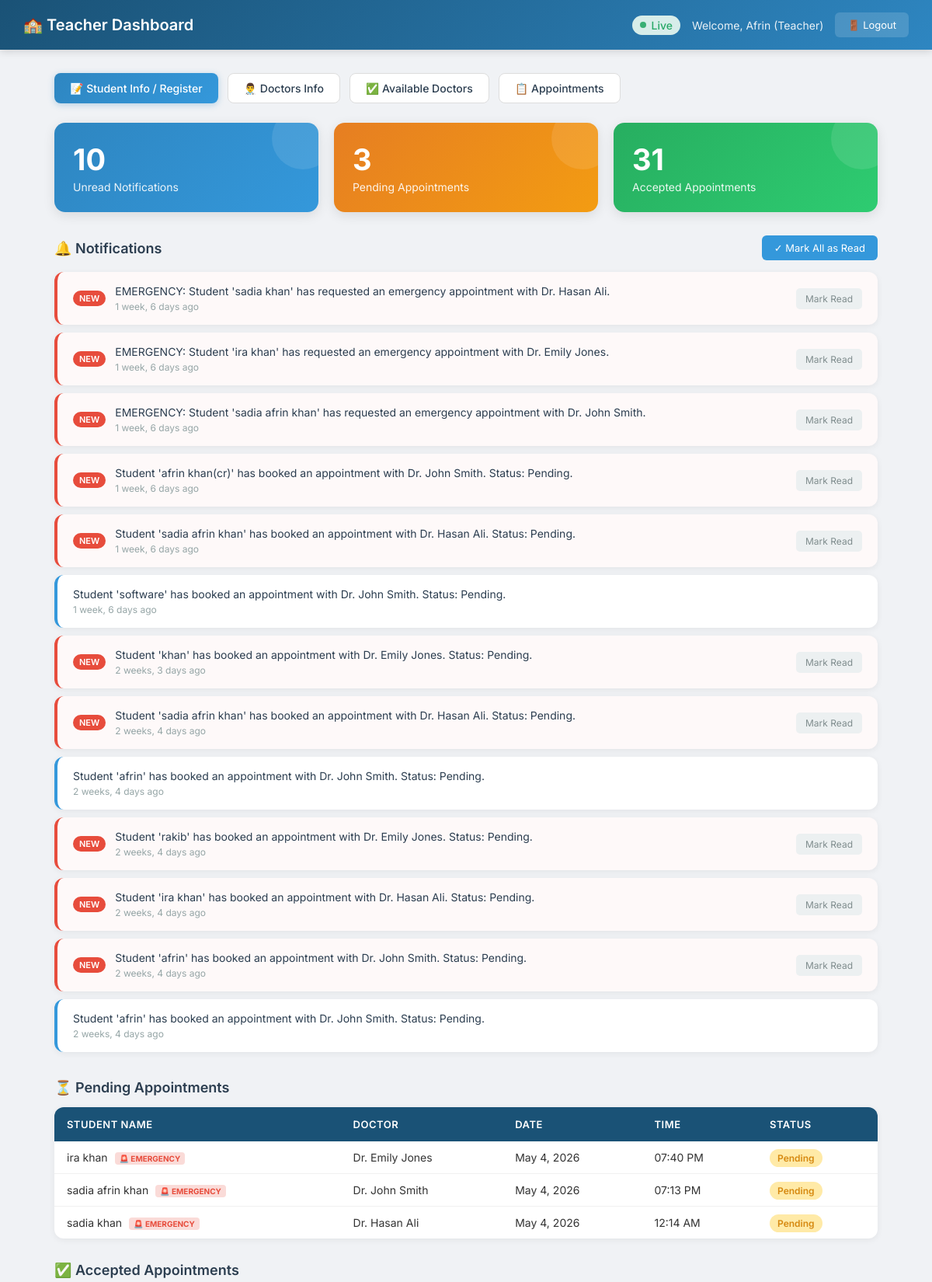
The page /teacher/ (signed in, upper part) on the database its author committed.
### users/models.py (models this page shows, shortened)
class User(AbstractUser):
    ROLE_CHOICES = [
        ('admin', 'Admin'),
        ('doctor', 'Doctor'),
        ('patient', 'Patient'),
        ('accountant', 'Accountant'),
        ('teacher', 'Teacher'),
    ]
    role = models.CharField(max_length=20, choices=ROLE_CHOICES, default='patient')

class Notification(models.Model):
    user = models.ForeignKey(User, on_delete=models.CASCADE, related_name='notifications')
    message = models.TextField()
    is_read = models.BooleanField(default=False)
    created_at = models.DateTimeField(auto_now_add=True)

class Appointment(models.Model):
    STATUS_CHOICES = [
        ('pending', 'Pending'),
        ('accepted', 'Accepted'),
        ('completed', 'Completed'),
        ('cancelled', 'Cancelled')
    ]
    patient = models.ForeignKey(Patient, on_delete=models.CASCADE, related_name='appointments')
    doctor = models.ForeignKey(Doctor, on_delete=models.CASCADE, related_name='appointments')
    date = models.DateField()
    time = models.TimeField()
    status = models.CharField(max_length=20, choices=STATUS_CHOICES, default='pending')
    is_emergency = models.BooleanField(default=False)
    created_at = models.DateTimeField(auto_now_add=True)

class Patient(models.Model):
    user = models.OneToOneField(User, on_delete=models.CASCADE, related_name='patient_profile')
    age = models.PositiveIntegerField(null=True, blank=True)
    gender = models.CharField(max_length=10, choices=[('male', 'Male'), ('female', 'Female'), ('other', 'Other')], null=True, blank=True)
    phone = models.CharField(max_length=15, null=True, blank=True)
    address = models.TextField(null=True, blank=True)
    medical_history = models.TextField(null=True, blank=True)

class Doctor(models.Model):
    user = models.OneToOneField(User, on_delete=models.CASCADE, related_name='doctor_profile')
    specialization = models.CharField(max_length=100)

### users/views.py (the view)
# urls.py: path('teacher/', views.teacher_dashboard, name='teacher_dashboard'),
@login_required(login_url='login')
def teacher_dashboard(request):
    if request.user.role != 'teacher':
        messages.error(request, "Only teachers can access this page.")
        return redirect('dashboard')
    notifications = Notification.objects.filter(user=request.user).order_by('-created_at')
    unread_count = notifications.filter(is_read=False).count()
    pending_appointments = Appointment.objects.filter(status='pending').order_by('-date', '-time')
    accepted_appointments = Appointment.objects.filter(status='accepted').order_by('-date', '-time')
    context = {
        'notifications': notifications,
        'unread_count': unread_count,
        'pending_appointments': pending_appointments,
        'accepted_appointments': accepted_appointments,
    }
    return render(request, 'teacher_dashboard.html', context)

### users/templates/teacher_dashboard.html (shortened to what this page needs)
<!DOCTYPE html>
<html lang="en">
<head>
</head>
<body>
<div class="navbar">
    <h2>🏫 Teacher Dashboard</h2>
    <div class="user-info">
        <span class="live-indicator"><span class="live-dot"></span> Live</span>
        <span>Welcome, {{ user.first_name|default:user.username }} (Teacher)</span>
        <a href="{% url 'logout' %}" class="logout-btn">🚪 Logout</a>
    </div>
</div>
<div class="container">
    <div class="quick-actions">
        <a href="{% url 'register_patient' %}" class="quick-action-btn primary">📝 Student Info / Register</a>
        <a href="{% url 'doctors_list' %}" class="quick-action-btn secondary">👨‍⚕️ Doctors Info</a>
        <a href="{% url 'available_doctors' %}" class="quick-action-btn secondary">✅ Available Doctors</a>
        <a href="{% url 'requested_appointments' %}" class="quick-action-btn secondary">📋 Appointments</a>
    </div>
    <div class="stats">
        <div class="stat-card blue">
            <div class="number" id="unread-count">{{ unread_count }}</div>
            <div class="label">Unread Notifications</div>
        </div>
        <div class="stat-card orange">
            <div class="number">{{ pending_appointments|length }}</div>
            <div class="label">Pending Appointments</div>
        </div>
        <div class="stat-card green">
            <div class="number">{{ accepted_appointments|length }}</div>
            <div class="label">Accepted Appointments</div>
        </div>
    </div>
    <div class="notifications-list">
        <div class="section-header">
            <h3>🔔 Notifications</h3>
            {% if unread_count > 0 %}
            <a href="{% url 'mark_all_read' %}" class="mark-all-btn">✓ Mark All as Read</a>
            {% endif %}
        </div>
        {% for notif in notifications %}
        <div class="notif-card {% if not notif.is_read %}unread{% endif %}">
            <div style="display: flex; align-items: center; flex: 1;">
                {% if not notif.is_read %}
                <span class="unread-badge">NEW</span>
                {% endif %}
                <div class="notif-content">
                    <div class="notif-msg">{{ notif.message }}</div>
                    <div class="notif-time">{{ notif.created_at|timesince }} ago</div>
                </div>
            </div>
            {% if not notif.is_read %}
            <a href="{% url 'mark_notification_read' notif.id %}" class="read-btn">Mark Read</a>
            {% endif %}
        </div>
        {% empty %}
        <div class="notif-card">
            <div class="notif-content">
                <div class="notif-msg empty-msg">No notifications yet. You'll be notified when students book appointments.</div>
            </div>
        </div>
        {% endfor %}
    </div>
    <div class="table-section">
        <div class="section-header">
            <h3>⏳ Pending Appointments</h3>
        </div>
        <table>
            <tr>
                <th>Student Name</th>
                <th>Doctor</th>
                <th>Date</th>
                <th>Time</th>
                <th>Status</th>
            </tr>
            {% for appt in pending_appointments %}
            <tr>
                <td>{% if appt.patient.user.first_name %}{{ appt.patient.user.first_name }} {{ appt.patient.user.last_name }}{% else %}{{ appt.patient.user.username }}{% endif %}
                    {% if appt.is_emergency %} <span style="font-size:10px; background:#fadbd8; color:#e74c3c; padding:2px 6px; border-radius:4px; font-weight:bold; margin-left:5px;">🚨 EMERGENCY</span> {% endif %}
                </td>
                <td>Dr. {{ appt.doctor.user.first_name }} {{ appt.doctor.user.last_name }}</td>
                <td>{{ appt.date }}</td>
                <td>{{ appt.time|time:"h:i A" }}</td>
                <td><span class="badge pending">Pending</span></td>
            </tr>
            {% empty %}
            <tr>
                <td colspan="5" class="empty-msg">No pending appointments at the moment.</td>
            </tr>
            {% endfor %}
        </table>
    </div>
    <div class="table-section">
        <div class="section-header">
            <h3>✅ Accepted Appointments</h3>
        </div>
    </div>
</div>
</body>
</html>

### users/templates/teacher_dashboard.html (style rules this page uses)
* { margin: 0; padding: 0; box-sizing: border-box; }
body { font-family: 'Inter', Arial, sans-serif; background: #f0f2f5; color: #333; }
.navbar { background: linear-gradient(135deg, #1a5276, #2e86c1); color: white; padding: 16px 30px; display: flex; justify-content: space-between; align-items: center; box-shadow: 0 2px 10px rgba(0,0,0,0.15); position: sticky; top: 0; z-index: 100; }
.navbar h2 { margin: 0; font-size: 20px; font-weight: 600; }
.navbar .user-info { display: flex; align-items: center; gap: 15px; }
.navbar .user-info span { font-size: 14px; opacity: 0.9; }
.navbar .logout-btn { background: rgba(255,255,255,0.15); color: white; padding: 8px 16px; border-radius: 6px; text-decoration: none; font-size: 13px; transition: background 0.2s; }
.container { max-width: 1100px; margin: 30px auto; padding: 0 20px; }
.quick-actions { display: flex; gap: 12px; margin-bottom: 25px; }
.quick-action-btn { display: inline-flex; align-items: center; gap: 8px; padding: 10px 20px; border-radius: 8px; text-decoration: none; font-size: 14px; font-weight: 500; transition: all 0.2s; border: none; cursor: pointer; }
.quick-action-btn.primary { background: linear-gradient(135deg, #2e86c1, #3498db); color: white; box-shadow: 0 2px 8px rgba(46,134,193,0.3); }
.quick-action-btn.secondary { background: white; color: #2c3e50; border: 1px solid #ddd; }
.stats { display: grid; grid-template-columns: repeat(3, 1fr); gap: 20px; margin-bottom: 30px; }
.stat-card { padding: 24px; border-radius: 14px; color: white; position: relative; overflow: hidden; box-shadow: 0 4px 15px rgba(0,0,0,0.1); transition: transform 0.2s; }
.stat-card::after { content: ''; position: absolute; top: -20px; right: -20px; width: 80px; height: 80px; border-radius: 50%; background: rgba(255,255,255,0.1); }
.stat-card .number { font-size: 38px; font-weight: 700; }
.stat-card .label { font-size: 14px; opacity: 0.9; margin-top: 4px; }
.stat-card.blue { background: linear-gradient(135deg, #2e86c1, #3498db); }
.stat-card.orange { background: linear-gradient(135deg, #e67e22, #f39c12); }
.stat-card.green { background: linear-gradient(135deg, #27ae60, #2ecc71); }
.section-header { display: flex; justify-content: space-between; align-items: center; margin-bottom: 15px; }
.section-header h3 { font-size: 18px; color: #2c3e50; font-weight: 600; }
.mark-all-btn { background: #3498db; color: white; padding: 8px 16px; border: none; border-radius: 6px; cursor: pointer; text-decoration: none; font-size: 13px; transition: background 0.2s; }
.notifications-list { margin-bottom: 35px; }
.notif-card { background: white; border-radius: 12px; padding: 16px 20px; margin-bottom: 10px; display: flex; align-items: center; justify-content: space-between; box-shadow: 0 2px 8px rgba(0,0,0,0.06); border-left: 4px solid #3498db; transition: transform 0.15s; }
.notif-card.unread { border-left-color: #e74c3c; background: #fef9f9; }
.notif-card .notif-content { flex: 1; }
.notif-card .notif-msg { font-size: 14px; color: #2c3e50; }
.notif-card .notif-time { font-size: 12px; color: #95a5a6; margin-top: 4px; }
.notif-card .unread-badge { background: #e74c3c; color: white; font-size: 11px; padding: 3px 8px; border-radius: 10px; margin-right: 12px; font-weight: 600; animation: pulse 2s infinite; }
.notif-card .read-btn { background: #ecf0f1; color: #7f8c8d; padding: 6px 12px; border: none; border-radius: 5px; cursor: pointer; text-decoration: none; font-size: 12px; transition: all 0.2s; }
.table-section { margin-bottom: 30px; }
table { width: 100%; border-collapse: collapse; background: white; border-radius: 12px; overflow: hidden; box-shadow: 0 2px 8px rgba(0,0,0,0.06); }
th { background: #1a5276; color: white; padding: 14px 16px; text-align: left; font-size: 13px; font-weight: 600; text-transform: uppercase; letter-spacing: 0.5px; }
td { padding: 12px 16px; border-bottom: 1px solid #f0f0f0; font-size: 14px; }
tr:last-child td { border-bottom: none; }
.badge { padding: 4px 10px; border-radius: 12px; font-size: 12px; font-weight: 600; }
.badge.pending { background: #ffeaa7; color: #d68910; }
.live-indicator { display: inline-flex; align-items: center; gap: 6px; font-size: 12px; color: #27ae60; font-weight: 500; background: #eafaf1; padding: 4px 10px; border-radius: 20px; }
.live-dot { width: 8px; height: 8px; background: #27ae60; border-radius: 50%; animation: pulse 1.5s infinite; }

### rows shown on the page
User: first_name "Afrin"
Notification: is_read "NEW", message "EMERGENCY: Student 'sadia khan' has requested an emergency appointment with Dr. Hasan Ali.", created_at "1 week, 6 days"
Notification: is_read "NEW", message "EMERGENCY: Student 'ira khan' has requested an emergency appointment with Dr. Emily Jones.", created_at "1 week, 6 days"
Notification: is_read "NEW", message "EMERGENCY: Student 'sadia afrin khan' has requested an emergency appointment with Dr. John Smith.", created_at "1 week, 6 days"
Notification: is_read "NEW", message "Student 'afrin khan(cr)' has booked an appointment with Dr. John Smith. Status: Pending.", created_at "1 week, 6 days"
Notification: is_read "NEW", message "Student 'sadia afrin khan' has booked an appointment with Dr. Hasan Ali. Status: Pending.", created_at "1 week, 6 days"
Notification: message "Student 'software' has booked an appointment with Dr. John Smith. Status: Pending.", created_at "1 week, 6 days"
Notification: is_read "NEW", message "Student 'khan' has booked an appointment with Dr. Emily Jones. Status: Pending.", created_at "2 weeks, 3 days"
Notification: is_read "NEW", message "Student 'sadia afrin khan' has booked an appointment with Dr. Hasan Ali. Status: Pending.", created_at "2 weeks, 4 days"
Notification: message "Student 'afrin' has booked an appointment with Dr. John Smith. Status: Pending.", created_at "2 weeks, 4 days"
Notification: is_read "NEW", message "Student 'rakib' has booked an appointment with Dr. Emily Jones. Status: Pending.", created_at "2 weeks, 4 days"
Notification: is_read "NEW", message "Student 'ira khan' has booked an appointment with Dr. Hasan Ali. Status: Pending.", created_at "2 weeks, 4 days"
Notification: is_read "NEW", message "Student 'afrin' has booked an appointment with Dr. John Smith. Status: Pending.", created_at "2 weeks, 4 days"
Notification: message "Student 'afrin' has booked an appointment with Dr. John Smith. Status: Pending.", created_at "2 weeks, 4 days"
Appointment: patient.user.first_name "ira khan", is_emergency "🚨 EMERGENCY", doctor.user.first_name "Emily", doctor.user.last_name "Jones", date "May 4, 2026", time "07:40 PM"
Appointment: patient.user.first_name "sadia afrin khan", is_emergency "🚨 EMERGENCY", doctor.user.first_name "John", doctor.user.last_name "Smith", date "May 4, 2026", time "07:13 PM"
Appointment: patient.user.first_name "sadia khan", is_emergency "🚨 EMERGENCY", doctor.user.first_name "Hasan", doctor.user.last_name "Ali", date "May 4, 2026", time "12:14 AM"

### other values the page prints
{{ unread_count }} "10"
{{ pending_appointments|length }} "3"
{{ accepted_appointments|length }} "31"
